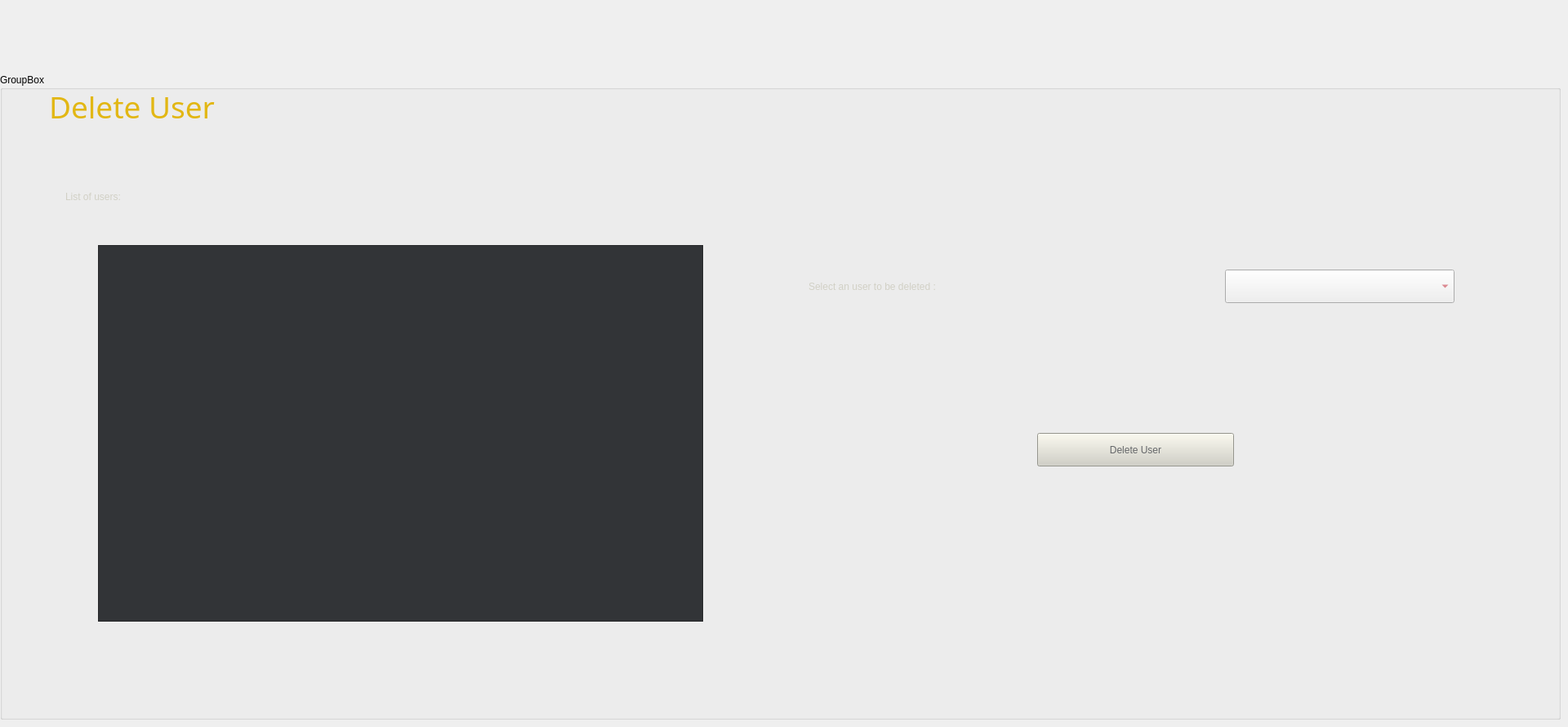
    <widget class="QWidget" name="tab_11">
     <attribute name="title">
      <string>Delete</string>
     </attribute>
     <widget class="QGroupBox" name="gb51">
      <property name="geometry">
       <rect>
        <x>0</x>
        <y>90</y>
        <width>1911</width>
        <height>791</height>
       </rect>
      </property>
      <property name="title">
       <string>GroupBox</string>
      </property>
      <widget class="QLabel" name="label_49">
       <property name="geometry">
        <rect>
         <x>60</x>
         <y>20</y>
         <width>341</width>
         <height>41</height>
        </rect>
       </property>
       <property name="font">
        <font>
         <family>Roboto Mono SemiBold</family>
         <pointsize>28</pointsize>
         <weight>7</weight>
         <italic>false</italic>
         <bold>false</bold>
        </font>
       </property>
       <property name="styleSheet">
        <string notr="true">color: rgb(226, 183, 20);
font: 63 28pt &quot;Roboto Mono SemiBold&quot;;
</string>
       </property>
       <property name="text">
        <string>Delete User</string>
       </property>
      </widget>
      <widget class="QTableWidget" name="tableWidget_3">
       <property name="geometry">
        <rect>
         <x>120</x>
         <y>210</y>
         <width>741</width>
         <height>461</height>
        </rect>
       </property>
       <property name="styleSheet">
        <string notr="true">background-color: rgb(50, 52, 55);
color: rgb(170, 170, 127);</string>
       </property>
      </widget>
      <widget class="QPushButton" name="b51">
       <property name="geometry">
        <rect>
         <x>1270</x>
         <y>440</y>
         <width>241</width>
         <height>41</height>
        </rect>
       </property>
       <property name="styleSheet">
        <string notr="true">background-color: rgb(209, 208, 197);
color: rgb(100, 102, 105);</string>
       </property>
       <property name="text">
        <string>Delete User</string>
       </property>
      </widget>
      <widget class="QComboBox" name="cb501">
       <property name="geometry">
        <rect>
         <x>1500</x>
         <y>240</y>
         <width>281</width>
         <height>41</height>
        </rect>
       </property>
       <property name="styleSheet">
        <string notr="true">color: rgb(202, 71, 84);
selection-color: rgb(100, 102, 105);
selection-background-color: rgb(226, 183, 20);</string>
       </property>
      </widget>
      <widget class="QLabel" name="label_46">
       <property name="geometry">
        <rect>
         <x>990</x>
         <y>240</y>
         <width>441</width>
         <height>41</height>
        </rect>
       </property>
       <property name="styleSheet">
        <string notr="true">color: rgb(209, 208, 197);
font: 57 14pt &quot;Roboto Mono Medium&quot;;</string>
       </property>
       <property name="text">
        <string>Select an user to be deleted :</string>
       </property>
      </widget>
      <widget class="QLabel" name="label_47">
       <property name="geometry">
        <rect>
         <x>80</x>
         <y>130</y>
         <width>251</width>
         <height>41</height>
        </rect>
       </property>
       <property name="styleSheet">
        <string notr="true">color: rgb(209, 208, 197);
font: 57 14pt &quot;Roboto Mono Medium&quot;;</string>
       </property>
       <property name="text">
        <string>List of users:</string>
       </property>
      </widget>
     </widget>
    </widget>
